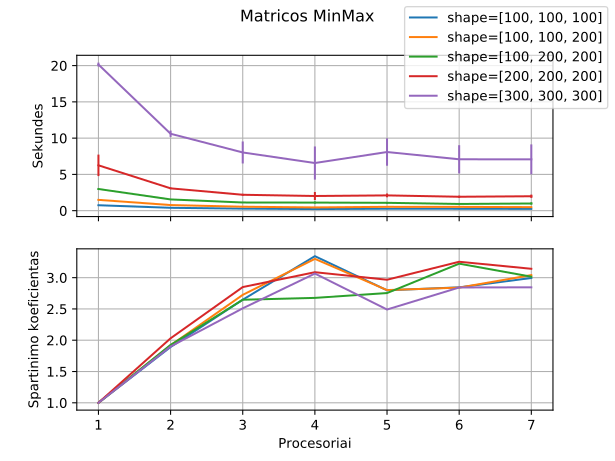

Recreate this plot in Python.
import json
import matplotlib.pyplot as plt

data = {}
with open("performance.json", "r") as f:
    data = json.load(f)

fig, axes = plt.subplots(2, sharex=True)

max_nproc = 0

for matrix_performance in data:
    shape = matrix_performance["shape"]
    x = []
    y1 = [] # Seconds
    y2 = [] # Acceleration coeficient
    y0 = None # Time taken with single processor
    yerr = []
    for performance in matrix_performance["performance"]:
        nproc = performance["nproc"]
        max_nproc = max(max_nproc, nproc)
        durations = performance["durations"]
        avg_duration = sum(durations) / len(durations)
        err = max(durations) - min(durations)

        x.append(nproc)
        y1.append(avg_duration)
        yerr.append(err)

        # Acceleration coeficient
        y_ = 1

        if y0:
            y_ = y0 / avg_duration
        else:
            y0 = avg_duration

        y2.append(y_)

    axes[0].errorbar(x=x, y=y1, yerr=yerr)
    axes[1].plot(x, y2, label="shape=%s" % shape)

axes[0].grid()
axes[1].grid()
axes[0].set_ylabel("Sekundes")
axes[1].set_ylabel("Spartinimo koeficientas")

plt.xlabel("Procesoriai")
fig.suptitle("Matricos MinMax")
fig.legend()
plt.show()
